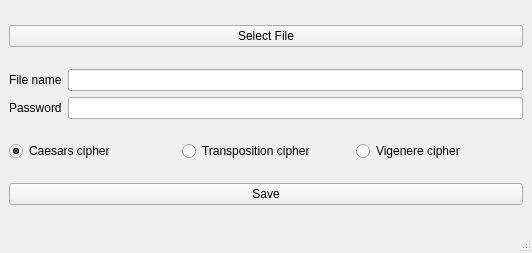
<?xml version="1.0" encoding="UTF-8"?>
<ui version="4.0">
 <class>SaveManager</class>
 <widget class="QMainWindow" name="SaveManager">
  <property name="geometry">
   <rect>
    <x>0</x>
    <y>0</y>
    <width>532</width>
    <height>253</height>
   </rect>
  </property>
  <property name="windowTitle">
   <string>MainWindow</string>
  </property>
  <widget class="QWidget" name="centralwidget">
   <layout class="QVBoxLayout" name="verticalLayout">
    <item>
     <widget class="QPushButton" name="fileBtn">
      <property name="text">
       <string>Select File</string>
      </property>
     </widget>
    </item>
    <item>
     <layout class="QGridLayout" name="gridLayout">
      <item row="0" column="1">
       <widget class="QLineEdit" name="nameE"/>
      </item>
      <item row="1" column="0">
       <widget class="QLabel" name="label_2">
        <property name="text">
         <string>Password</string>
        </property>
       </widget>
      </item>
      <item row="1" column="1">
       <widget class="QLineEdit" name="passE"/>
      </item>
      <item row="0" column="0">
       <widget class="QLabel" name="label">
        <property name="text">
         <string>File name</string>
        </property>
       </widget>
      </item>
     </layout>
    </item>
    <item>
     <layout class="QHBoxLayout" name="horizontalLayout">
      <item>
       <widget class="QRadioButton" name="caesar">
        <property name="text">
         <string>Caesars cipher</string>
        </property>
        <property name="checked">
         <bool>true</bool>
        </property>
       </widget>
      </item>
      <item>
       <widget class="QRadioButton" name="trans">
        <property name="text">
         <string>Transposition cipher</string>
        </property>
       </widget>
      </item>
      <item>
       <widget class="QRadioButton" name="subst">
        <property name="text">
         <string>Vigenere cipher</string>
        </property>
       </widget>
      </item>
     </layout>
    </item>
    <item>
     <widget class="QPushButton" name="saveBtn">
      <property name="text">
       <string>Save</string>
      </property>
     </widget>
    </item>
   </layout>
  </widget>
  <widget class="QMenuBar" name="menubar">
   <property name="geometry">
    <rect>
     <x>0</x>
     <y>0</y>
     <width>532</width>
     <height>26</height>
    </rect>
   </property>
  </widget>
  <widget class="QStatusBar" name="statusbar"/>
 </widget>
 <resources/>
 <connections/>
</ui>
